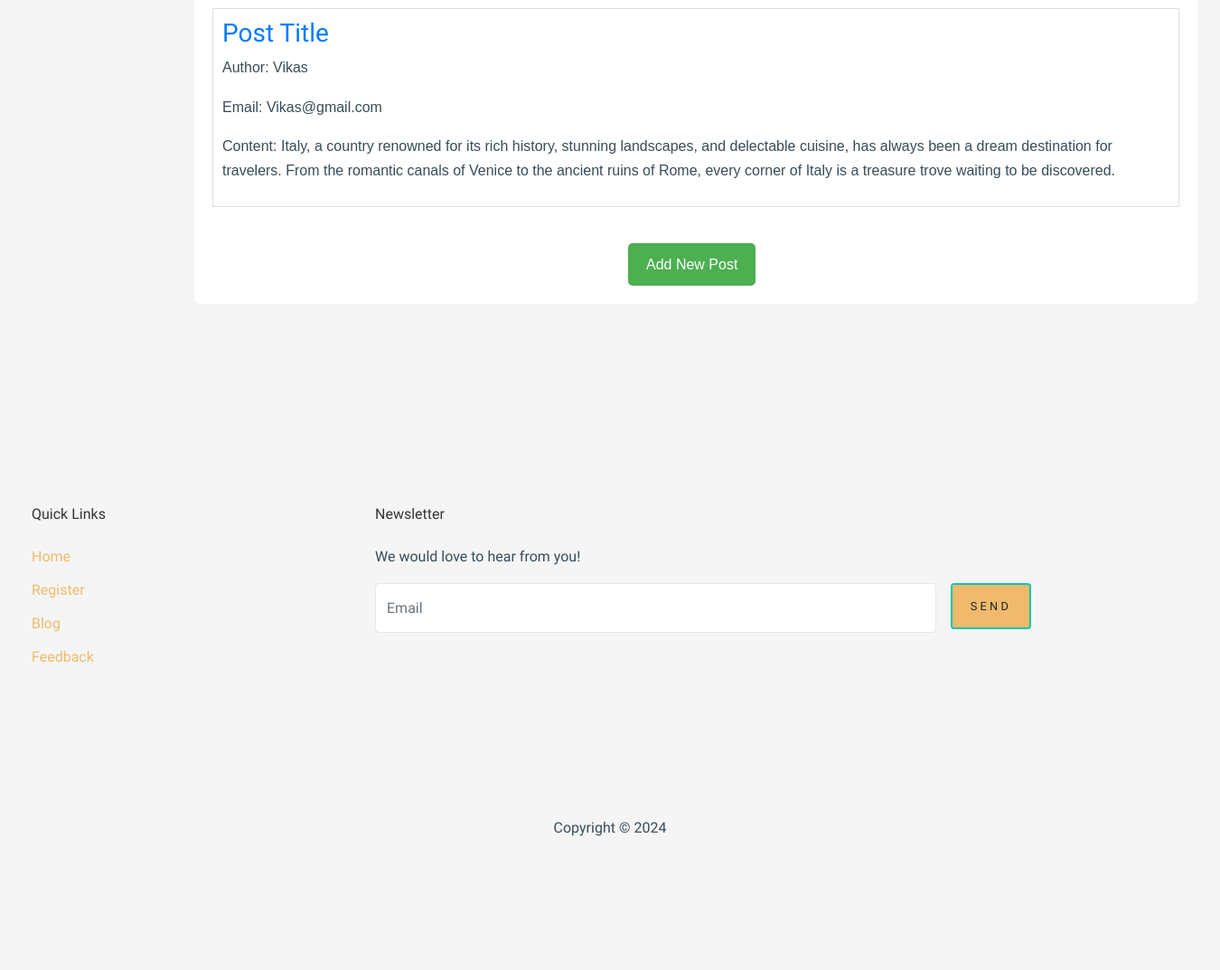
/control (lower part), run on an earlier commit of the app's database.
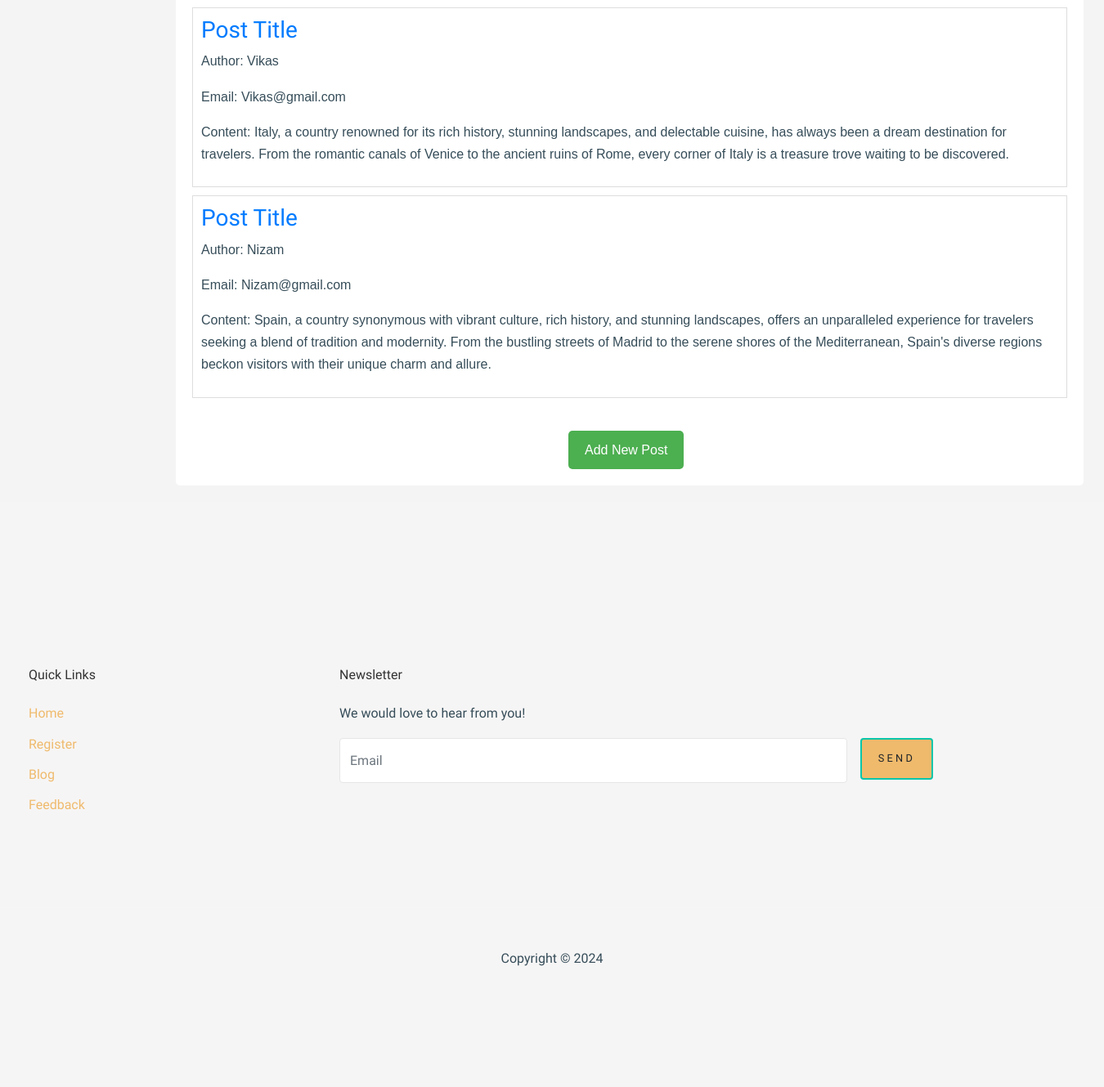
And on a later commit of the database.
### users/models.py (models this page shows, shortened)
class blog(models.Model):
    username = models.CharField(blank=False,max_length=50)
    email = models.EmailField(blank=False,max_length=200)
    message = models.TextField(blank=False,max_length=250)
    title = models.CharField(blank=False,max_length=500)

### users/views.py (the view)
# urls.py: path('control', views.control, name="control"),
def control(request):
    Blog = blog.objects.all()
    return render(request, 'admin/control.html', {'blog':Blog})

### templates/admin/control.html (shortened to what this page needs)
{% extends 'bases/userbase.html' %}
{% load static %}
{% block content %}
    <!DOCTYPE html>
    <html lang="en">
    <head>
    </head>
    <body>
        <div class="container" style="margin-left: 200px;">
            <section class="dashboard-section" >
                {% for i in blog %}
                <div class="blog-post">
                    <h3><a href="#">Post Title</a></h3>
                    <p>Author: <span>{{ i.username }}</span></p>
                    <p>Email: <span>{{ i.email }}</span></p>
                    <p>Content: {{ i.message }}</p>
                </div>
                {% endfor %}
                <a href="{% url 'form' %}" class="add-post-btn" style="margin-left: 460px;">Add New Post</a>
            </section>
        </div>
    </body>
    </html>
{% endblock content %}

What changed in the data, as far as the page shows it:
added blog: username "Nizam", email "Nizam@gmail.com", message "Spain, a country synonymous with vibrant culture, rich history, and stunning landscapes, offers an unparalleled experience for travelers seeking a blend of tradition and modernity. From the bustling streets of Madrid to the serene shores of the Mediterranean, Spain's diverse regions beckon visitors with their unique charm and allure."
